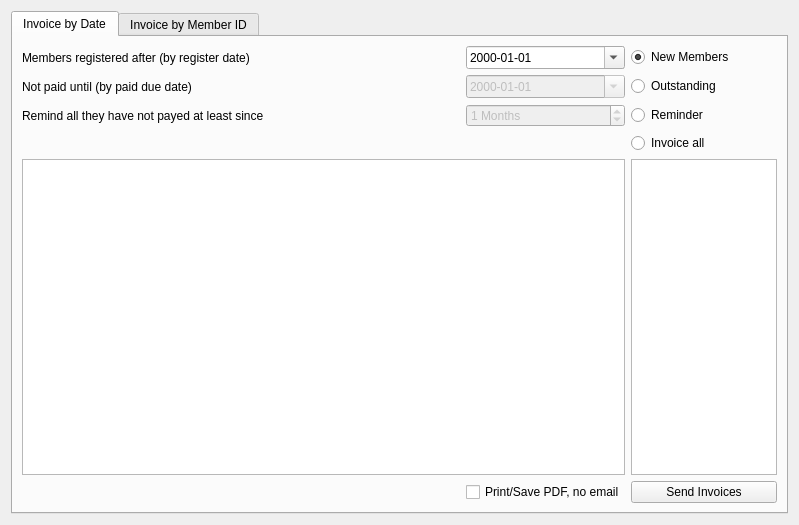
<?xml version="1.0" encoding="UTF-8"?>
<ui version="4.0">
 <class>InvoiceForm</class>
 <widget class="QWidget" name="InvoiceForm">
  <property name="geometry">
   <rect>
    <x>0</x>
    <y>0</y>
    <width>799</width>
    <height>525</height>
   </rect>
  </property>
  <property name="windowTitle">
   <string>InvoiceFormular</string>
  </property>
  <property name="windowIcon">
   <iconset resource="../PiTres.qrc">
    <normaloff>:/resources/application_logo.svg</normaloff>:/resources/application_logo.svg</iconset>
  </property>
  <layout class="QVBoxLayout" name="verticalLayout">
   <item>
    <widget class="QTabWidget" name="tabWidget">
     <property name="minimumSize">
      <size>
       <width>326</width>
       <height>231</height>
      </size>
     </property>
     <property name="currentIndex">
      <number>0</number>
     </property>
     <widget class="QWidget" name="by_date">
      <attribute name="title">
       <string>Invoice by Date</string>
      </attribute>
      <layout class="QGridLayout" name="gridLayout_2" columnstretch="3,1,1">
       <item row="8" column="1">
        <widget class="QCheckBox" name="checkPrintDate">
         <property name="text">
          <string>Print/Save PDF, no email</string>
         </property>
        </widget>
       </item>
       <item row="7" column="0" colspan="2">
        <widget class="QTableView" name="previewTable">
         <property name="selectionBehavior">
          <enum>QAbstractItemView::SelectRows</enum>
         </property>
         <property name="wordWrap">
          <bool>false</bool>
         </property>
         <attribute name="verticalHeaderVisible">
          <bool>false</bool>
         </attribute>
        </widget>
       </item>
       <item row="3" column="0">
        <widget class="QLabel" name="label_2">
         <property name="text">
          <string>Members registered after (by register date)</string>
         </property>
        </widget>
       </item>
       <item row="3" column="1">
        <widget class="QDateEdit" name="newMemberDate">
         <property name="displayFormat">
          <string>yyyy-MM-dd</string>
         </property>
         <property name="calendarPopup">
          <bool>true</bool>
         </property>
        </widget>
       </item>
       <item row="4" column="0">
        <widget class="QLabel" name="label_4">
         <property name="text">
          <string>Not paid until (by paid due date)</string>
         </property>
        </widget>
       </item>
       <item row="4" column="1">
        <widget class="QDateEdit" name="memberUntil">
         <property name="enabled">
          <bool>false</bool>
         </property>
         <property name="displayFormat">
          <string>yyyy-MM-dd</string>
         </property>
         <property name="calendarPopup">
          <bool>true</bool>
         </property>
        </widget>
       </item>
       <item row="5" column="1">
        <widget class="QSpinBox" name="reminderChooser">
         <property name="enabled">
          <bool>false</bool>
         </property>
         <property name="suffix">
          <string> Months</string>
         </property>
         <property name="maximum">
          <number>240</number>
         </property>
         <property name="value">
          <number>1</number>
         </property>
        </widget>
       </item>
       <item row="8" column="2">
        <widget class="QPushButton" name="doSendButton">
         <property name="text">
          <string>Send Invoices</string>
         </property>
         <property name="icon">
          <iconset resource="../PiTres.qrc">
           <normaloff>:/icons/resources/icons/cashier.png</normaloff>:/icons/resources/icons/cashier.png</iconset>
         </property>
        </widget>
       </item>
       <item row="8" column="0">
        <spacer name="horizontalSpacer_2">
         <property name="orientation">
          <enum>Qt::Horizontal</enum>
         </property>
         <property name="sizeHint" stdset="0">
          <size>
           <width>40</width>
           <height>20</height>
          </size>
         </property>
        </spacer>
       </item>
       <item row="5" column="0">
        <widget class="QLabel" name="label_5">
         <property name="text">
          <string>Remind all they have not payed at least since</string>
         </property>
        </widget>
       </item>
       <item row="6" column="0" colspan="2">
        <spacer name="horizontalSpacer_3">
         <property name="orientation">
          <enum>Qt::Horizontal</enum>
         </property>
         <property name="sizeHint" stdset="0">
          <size>
           <width>40</width>
           <height>20</height>
          </size>
         </property>
        </spacer>
       </item>
       <item row="3" column="2">
        <widget class="QRadioButton" name="radioNew">
         <property name="text">
          <string>New Members</string>
         </property>
         <property name="checked">
          <bool>true</bool>
         </property>
         <attribute name="buttonGroup">
          <string notr="true">buttonGroup</string>
         </attribute>
        </widget>
       </item>
       <item row="4" column="2">
        <widget class="QRadioButton" name="radioPaidDue">
         <property name="text">
          <string>Outstanding</string>
         </property>
         <attribute name="buttonGroup">
          <string notr="true">buttonGroup</string>
         </attribute>
        </widget>
       </item>
       <item row="5" column="2">
        <widget class="QRadioButton" name="radioReminder">
         <property name="text">
          <string>Reminder</string>
         </property>
         <attribute name="buttonGroup">
          <string notr="true">buttonGroup</string>
         </attribute>
        </widget>
       </item>
       <item row="6" column="2">
        <widget class="QRadioButton" name="radioAll">
         <property name="text">
          <string>Invoice all</string>
         </property>
         <attribute name="buttonGroup">
          <string notr="true">buttonGroup</string>
         </attribute>
        </widget>
       </item>
       <item row="7" column="2">
        <widget class="QListWidget" name="sectionList"/>
       </item>
      </layout>
     </widget>
     <widget class="QWidget" name="members">
      <attribute name="title">
       <string>Invoice by Member ID</string>
      </attribute>
      <layout class="QGridLayout" name="gridLayout">
       <item row="0" column="0">
        <widget class="QLabel" name="label">
         <property name="text">
          <string>Enter Member-ID:</string>
         </property>
        </widget>
       </item>
       <item row="1" column="1">
        <widget class="QListWidget" name="memberUidList">
         <property name="selectionBehavior">
          <enum>QAbstractItemView::SelectRows</enum>
         </property>
        </widget>
       </item>
       <item row="2" column="1">
        <layout class="QHBoxLayout" name="horizontalLayout">
         <item>
          <spacer name="horizontalSpacer">
           <property name="orientation">
            <enum>Qt::Horizontal</enum>
           </property>
           <property name="sizeHint" stdset="0">
            <size>
             <width>40</width>
             <height>20</height>
            </size>
           </property>
          </spacer>
         </item>
         <item>
          <widget class="QCheckBox" name="checkPrint">
           <property name="text">
            <string>Print/Save PDF, no email</string>
           </property>
          </widget>
         </item>
         <item>
          <widget class="QToolButton" name="btnUidInvoice">
           <property name="text">
            <string>Send Invoices</string>
           </property>
           <property name="icon">
            <iconset resource="../PiTres.qrc">
             <normaloff>:/icons/resources/icons/cashier.png</normaloff>:/icons/resources/icons/cashier.png</iconset>
           </property>
           <property name="iconSize">
            <size>
             <width>16</width>
             <height>16</height>
            </size>
           </property>
           <property name="toolButtonStyle">
            <enum>Qt::ToolButtonTextBesideIcon</enum>
           </property>
          </widget>
         </item>
        </layout>
       </item>
       <item row="0" column="1">
        <layout class="QHBoxLayout" name="horizontalLayout_2">
         <item>
          <widget class="QLineEdit" name="memberUid">
           <property name="placeholderText">
            <string>Insert Member UID and press Enter</string>
           </property>
          </widget>
         </item>
         <item>
          <widget class="QPushButton" name="btnAddMember">
           <property name="text">
            <string>Add</string>
           </property>
           <property name="icon">
            <iconset resource="../PiTres.qrc">
             <normaloff>:/icons/resources/icons/businessman.png</normaloff>:/icons/resources/icons/businessman.png</iconset>
           </property>
          </widget>
         </item>
        </layout>
       </item>
      </layout>
     </widget>
    </widget>
   </item>
  </layout>
 </widget>
 <resources>
  <include location="../PiTres.qrc"/>
 </resources>
 <connections/>
 <buttongroups>
  <buttongroup name="buttonGroup"/>
 </buttongroups>
</ui>
